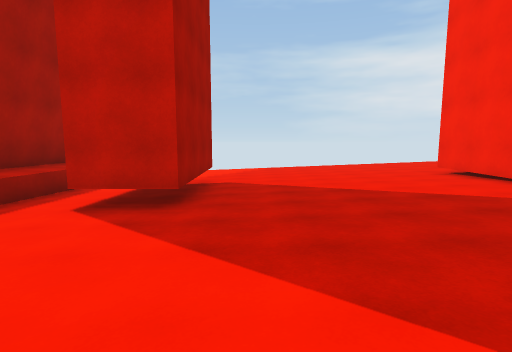
View 1 (above)

17 first-person views from a walk through a Unity game level. The camera is 1.5 m above the floor, tilts 6° down and sees 80° across. The floor is counted in squares, 2 m on a side. Each view is taken from the middle of a square. On the plan, view 1 faces up. The plan holds only what a view shows up to about 10 squares ahead; the rest is blank. The place goes on beyond the plan.

View 2
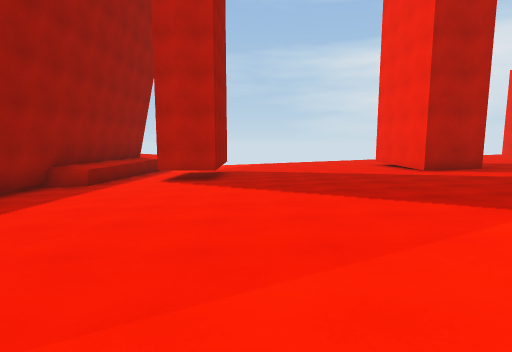

View 3
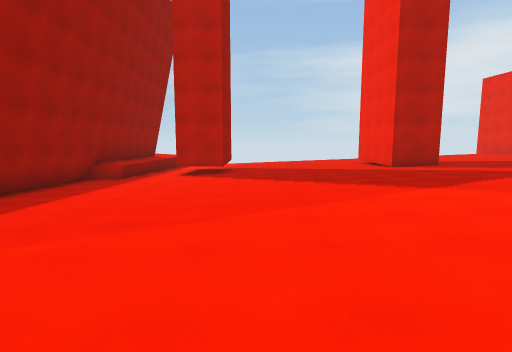

View 4
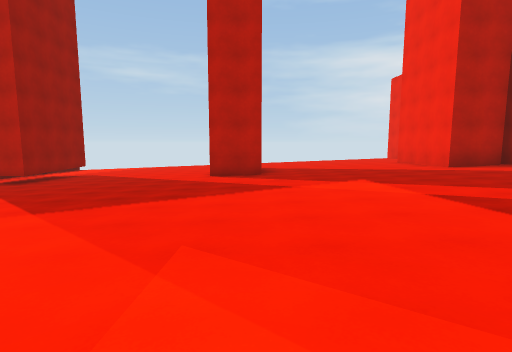

View 5
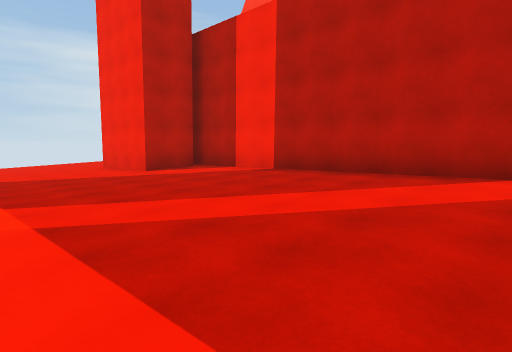

View 6
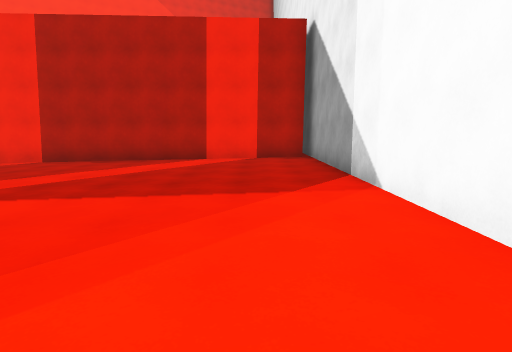

View 7
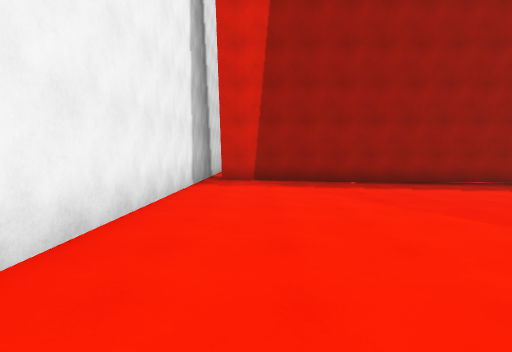

View 8
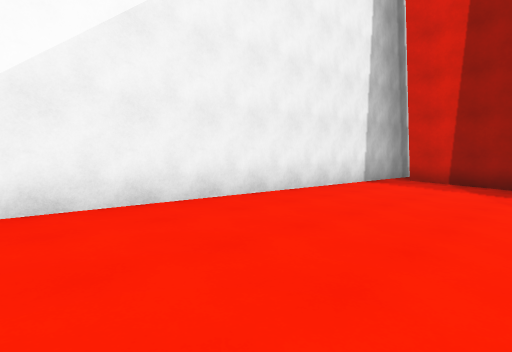

View 9
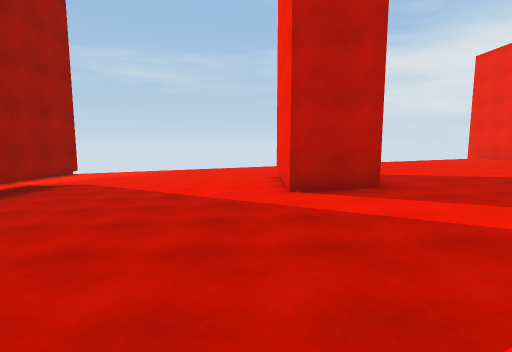

View 10
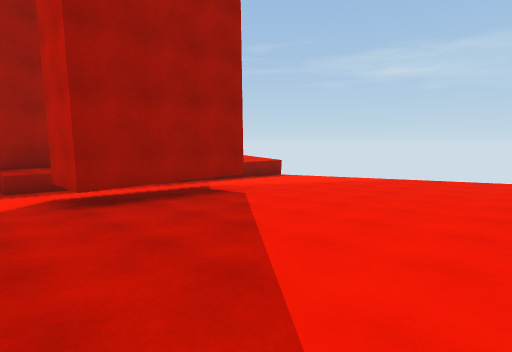

View 11
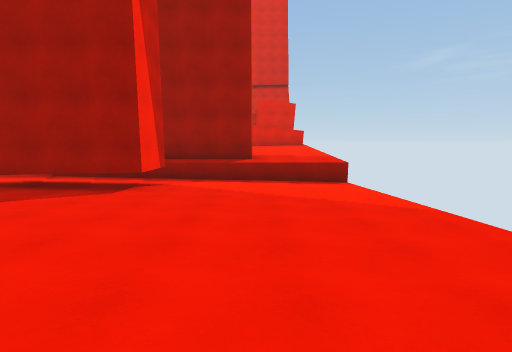

View 12
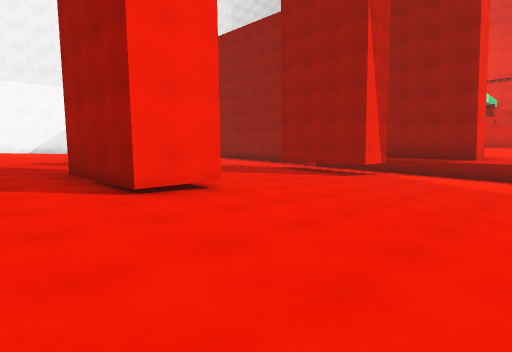

View 13
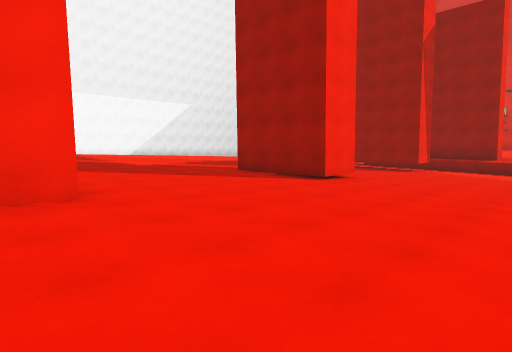

View 14
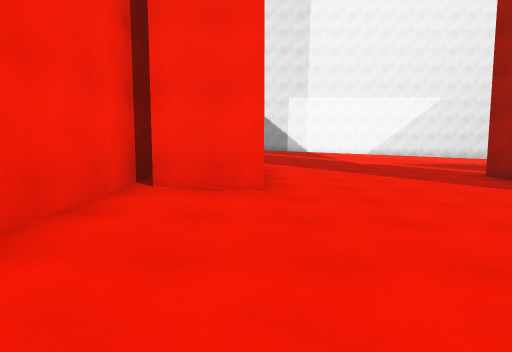

View 15
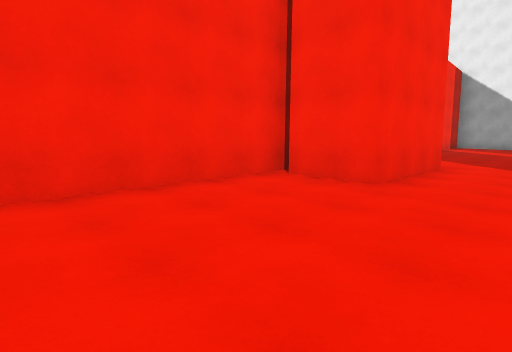

View 16
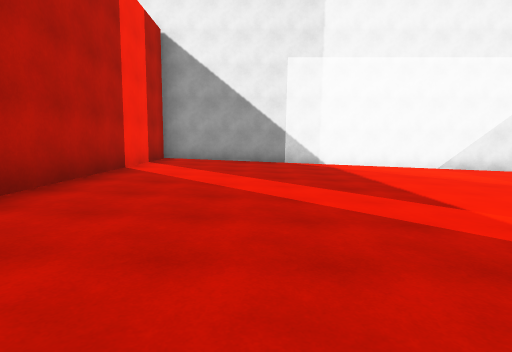

View 17
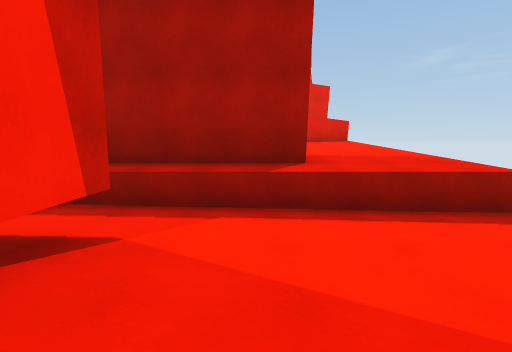

### Floor plan
Key: @ floor where view 1 was taken; # wall or solid block; . main floor; : floor 0.25 m higher than the main floor; - floor 0.25 m lower than the main floor; + floor 0.5 m higher than the main floor; _ floor 0.5 m lower than the main floor; * floor 0.75 m higher than the main floor; < floor 0.75 m lower than the main floor; % floor 1 m higher than the main floor; & floor 1.25 m higher than the main floor; ^ raised ledge; T thing the floor can be seen under or through.
Columns run from 8 left of view 1 to 14 right of it. Each row starts with its distance up from view 1.
 13 ^^^^
 12 ^^^^<<<___---...::::++#
 11 ^^^^<<____---...:::+++#
 10 ^^^^<<___---...:::++++#
  9    #<___----...:::+++*#
  8    #<___---...:::++++*#
  7    #__TT---..##::+++###
  6    #__ T--...##:++++###
  5    #__TT--...##:+++*###
  4    ^__---...:::++++***#
  3   #__---....:::+++***%#
  2   #__---...:::+++****%#
  1   #_---....:::+++***%%#
  0   #_---.@.:::+++****%%#
 -1   #---....:::+++***%%%#
 -2   #---...:::+++****%%%#
 -3   #--....:::+++***%%%&#
 -4   #--...:::+++***%%%%&#
 -5   #-...::::+++***%%%&&#
 -6   #-...:::+++***%%%%&&#
 -7   #####################

Where each view was taken, in squares from view 1:
view 1: 0 up, 0 right, facing up
view 2: 4 down, 0 right, facing up
view 3: 6 down, 0 right, facing up
view 4: 5 down, 6 right, facing up
view 5: 4 down, 8 right, facing up-right
view 6: 5 down, 5 right, facing right
view 7: 5 down, 4 right, facing left
view 8: 3 down, 4 right, facing down-left
view 9: 1 down, 4 right, facing up
view 10: 3 up, 4 right, facing up-left
view 11: 10 up, 5 right, facing left
view 12: 12 up, 8 right, facing down-left
view 13: 12 up, 13 right, facing down-left
view 14: 12 up, 12 right, facing down
view 15: 12 up, 10 right, facing down-right
view 16: 3 up, 11 right, facing down
view 17: 9 up, 0 right, facing left
